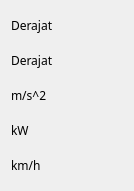
     <widget class="QWidget" name="formLayoutWidget_10">
      <property name="geometry">
       <rect>
        <x>1270</x>
        <y>140</y>
        <width>121</width>
        <height>175</height>
       </rect>
      </property>
      <layout class="QFormLayout" name="formLayout_11">
       <item row="0" column="0">
        <widget class="QLabel" name="label_77">
         <property name="minimumSize">
          <size>
           <width>112</width>
           <height>29</height>
          </size>
         </property>
         <property name="maximumSize">
          <size>
           <width>112</width>
           <height>29</height>
          </size>
         </property>
         <property name="font">
          <font>
           <family>Biryani</family>
          </font>
         </property>
         <property name="text">
          <string>Derajat</string>
         </property>
        </widget>
       </item>
       <item row="1" column="0">
        <widget class="QLabel" name="label_78">
         <property name="minimumSize">
          <size>
           <width>112</width>
           <height>29</height>
          </size>
         </property>
         <property name="maximumSize">
          <size>
           <width>112</width>
           <height>29</height>
          </size>
         </property>
         <property name="font">
          <font>
           <family>Biryani</family>
          </font>
         </property>
         <property name="text">
          <string>Derajat</string>
         </property>
        </widget>
       </item>
       <item row="2" column="0">
        <widget class="QLabel" name="label_79">
         <property name="minimumSize">
          <size>
           <width>112</width>
           <height>29</height>
          </size>
         </property>
         <property name="maximumSize">
          <size>
           <width>112</width>
           <height>29</height>
          </size>
         </property>
         <property name="font">
          <font>
           <family>Biryani</family>
          </font>
         </property>
         <property name="text">
          <string>m/s^2</string>
         </property>
        </widget>
       </item>
       <item row="3" column="0">
        <widget class="QLabel" name="label_80">
         <property name="minimumSize">
          <size>
           <width>112</width>
           <height>29</height>
          </size>
         </property>
         <property name="maximumSize">
          <size>
           <width>112</width>
           <height>29</height>
          </size>
         </property>
         <property name="font">
          <font>
           <family>Biryani</family>
          </font>
         </property>
         <property name="text">
          <string>kW</string>
         </property>
        </widget>
       </item>
       <item row="4" column="0">
        <widget class="QLabel" name="label_81">
         <property name="minimumSize">
          <size>
           <width>112</width>
           <height>29</height>
          </size>
         </property>
         <property name="maximumSize">
          <size>
           <width>112</width>
           <height>29</height>
          </size>
         </property>
         <property name="font">
          <font>
           <family>Biryani</family>
          </font>
         </property>
         <property name="text">
          <string>km/h</string>
         </property>
        </widget>
       </item>
      </layout>
     </widget>
